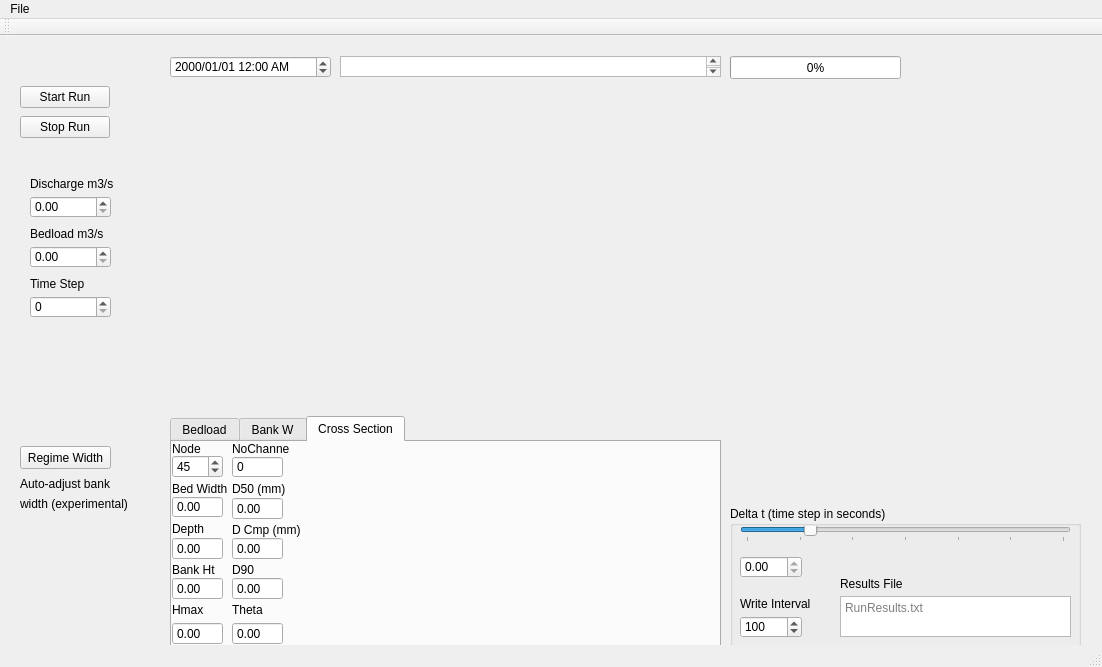
<?xml version="1.0" encoding="UTF-8"?>
<ui version="4.0">
 <class>MainWindow</class>
 <widget class="QMainWindow" name="MainWindow">
  <property name="geometry">
   <rect>
    <x>0</x>
    <y>0</y>
    <width>1102</width>
    <height>667</height>
   </rect>
  </property>
  <property name="windowTitle">
   <string>MainWindow</string>
  </property>
  <widget class="QWidget" name="centralWidget">
   <widget class="QCustomPlot" name="VectorPlot" native="true">
    <property name="geometry">
     <rect>
      <x>170</x>
      <y>50</y>
      <width>551</width>
      <height>321</height>
     </rect>
    </property>
   </widget>
   <widget class="QDateTimeEdit" name="grateDateTime">
    <property name="geometry">
     <rect>
      <x>170</x>
      <y>20</y>
      <width>161</width>
      <height>22</height>
     </rect>
    </property>
    <property name="readOnly">
     <bool>false</bool>
    </property>
    <property name="displayFormat">
     <string>yyyy/MM/dd hh:mm AP</string>
    </property>
   </widget>
   <widget class="QPushButton" name="refreshButton">
    <property name="geometry">
     <rect>
      <x>20</x>
      <y>50</y>
      <width>90</width>
      <height>22</height>
     </rect>
    </property>
    <property name="text">
     <string>Start Run</string>
    </property>
   </widget>
   <widget class="QTabWidget" name="tabWidget">
    <property name="geometry">
     <rect>
      <x>170</x>
      <y>380</y>
      <width>551</width>
      <height>231</height>
     </rect>
    </property>
    <property name="currentIndex">
     <number>2</number>
    </property>
    <widget class="QWidget" name="Bedload">
     <attribute name="title">
      <string>Bedload</string>
     </attribute>
     <widget class="QCustomPlot" name="BedloadPlot" native="true">
      <property name="geometry">
       <rect>
        <x>0</x>
        <y>0</y>
        <width>541</width>
        <height>191</height>
       </rect>
      </property>
     </widget>
    </widget>
    <widget class="QWidget" name="BankWidth">
     <attribute name="title">
      <string>Bank W</string>
     </attribute>
     <widget class="QCustomPlot" name="BankWidthPlot" native="true">
      <property name="geometry">
       <rect>
        <x>0</x>
        <y>0</y>
        <width>541</width>
        <height>191</height>
       </rect>
      </property>
      <widget class="QPlainTextEdit" name="plainTextEdit">
       <property name="geometry">
        <rect>
         <x>80</x>
         <y>105</y>
         <width>171</width>
         <height>41</height>
        </rect>
       </property>
       <property name="plainText">
        <string>Channel Width
Flow Depth (x100)</string>
       </property>
      </widget>
      <widget class="Line" name="line">
       <property name="geometry">
        <rect>
         <x>180</x>
         <y>105</y>
         <width>61</width>
         <height>21</height>
        </rect>
       </property>
       <property name="palette">
        <palette>
         <active>
          <colorrole role="WindowText">
           <brush brushstyle="SolidPattern">
            <color alpha="255">
             <red>255</red>
             <green>0</green>
             <blue>0</blue>
            </color>
           </brush>
          </colorrole>
         </active>
         <inactive>
          <colorrole role="WindowText">
           <brush brushstyle="SolidPattern">
            <color alpha="255">
             <red>255</red>
             <green>0</green>
             <blue>0</blue>
            </color>
           </brush>
          </colorrole>
         </inactive>
         <disabled>
          <colorrole role="WindowText">
           <brush brushstyle="SolidPattern">
            <color alpha="255">
             <red>120</red>
             <green>120</green>
             <blue>120</blue>
            </color>
           </brush>
          </colorrole>
         </disabled>
        </palette>
       </property>
       <property name="frameShadow">
        <enum>QFrame::Plain</enum>
       </property>
       <property name="orientation">
        <enum>Qt::Horizontal</enum>
       </property>
      </widget>
      <widget class="Line" name="line_2">
       <property name="geometry">
        <rect>
         <x>180</x>
         <y>120</y>
         <width>61</width>
         <height>21</height>
        </rect>
       </property>
       <property name="palette">
        <palette>
         <active>
          <colorrole role="WindowText">
           <brush brushstyle="SolidPattern">
            <color alpha="255">
             <red>0</red>
             <green>0</green>
             <blue>255</blue>
            </color>
           </brush>
          </colorrole>
         </active>
         <inactive>
          <colorrole role="WindowText">
           <brush brushstyle="SolidPattern">
            <color alpha="255">
             <red>0</red>
             <green>0</green>
             <blue>255</blue>
            </color>
           </brush>
          </colorrole>
         </inactive>
         <disabled>
          <colorrole role="WindowText">
           <brush brushstyle="SolidPattern">
            <color alpha="255">
             <red>120</red>
             <green>120</green>
             <blue>120</blue>
            </color>
           </brush>
          </colorrole>
         </disabled>
        </palette>
       </property>
       <property name="frameShadow">
        <enum>QFrame::Plain</enum>
       </property>
       <property name="orientation">
        <enum>Qt::Horizontal</enum>
       </property>
      </widget>
     </widget>
    </widget>
    <widget class="QWidget" name="XSect">
     <attribute name="title">
      <string>Cross Section</string>
     </attribute>
     <widget class="QCustomPlot" name="XSectPlot" native="true">
      <property name="geometry">
       <rect>
        <x>120</x>
        <y>0</y>
        <width>421</width>
        <height>191</height>
       </rect>
      </property>
     </widget>
     <widget class="QLabel" name="label_4">
      <property name="geometry">
       <rect>
        <x>0</x>
        <y>120</y>
        <width>71</width>
        <height>16</height>
       </rect>
      </property>
      <property name="text">
       <string>Bank Ht</string>
      </property>
     </widget>
     <widget class="QDoubleSpinBox" name="spinWidth">
      <property name="geometry">
       <rect>
        <x>0</x>
        <y>54</y>
        <width>51</width>
        <height>22</height>
       </rect>
      </property>
      <property name="readOnly">
       <bool>true</bool>
      </property>
      <property name="buttonSymbols">
       <enum>QAbstractSpinBox::NoButtons</enum>
      </property>
      <property name="maximum">
       <double>999.990000000000009</double>
      </property>
     </widget>
     <widget class="QLabel" name="label_5">
      <property name="geometry">
       <rect>
        <x>0</x>
        <y>40</y>
        <width>57</width>
        <height>14</height>
       </rect>
      </property>
      <property name="text">
       <string>Bed Width</string>
      </property>
     </widget>
     <widget class="QDoubleSpinBox" name="spinBankHt">
      <property name="geometry">
       <rect>
        <x>0</x>
        <y>135</y>
        <width>51</width>
        <height>23</height>
       </rect>
      </property>
      <property name="readOnly">
       <bool>true</bool>
      </property>
      <property name="buttonSymbols">
       <enum>QAbstractSpinBox::NoButtons</enum>
      </property>
     </widget>
     <widget class="QSpinBox" name="spinNode">
      <property name="geometry">
       <rect>
        <x>0</x>
        <y>13</y>
        <width>51</width>
        <height>23</height>
       </rect>
      </property>
      <property name="maximum">
       <number>130</number>
      </property>
      <property name="value">
       <number>45</number>
      </property>
     </widget>
     <widget class="QLabel" name="label_6">
      <property name="geometry">
       <rect>
        <x>0</x>
        <y>0</y>
        <width>57</width>
        <height>14</height>
       </rect>
      </property>
      <property name="text">
       <string>Node</string>
      </property>
     </widget>
     <widget class="QDoubleSpinBox" name="spinDepth">
      <property name="geometry">
       <rect>
        <x>0</x>
        <y>95</y>
        <width>51</width>
        <height>23</height>
       </rect>
      </property>
      <property name="readOnly">
       <bool>true</bool>
      </property>
      <property name="buttonSymbols">
       <enum>QAbstractSpinBox::NoButtons</enum>
      </property>
      <property name="maximum">
       <double>999.990000000000009</double>
      </property>
     </widget>
     <widget class="QLabel" name="label_7">
      <property name="geometry">
       <rect>
        <x>0</x>
        <y>80</y>
        <width>57</width>
        <height>14</height>
       </rect>
      </property>
      <property name="text">
       <string>Depth</string>
      </property>
     </widget>
     <widget class="QLabel" name="label_8">
      <property name="geometry">
       <rect>
        <x>60</x>
        <y>40</y>
        <width>57</width>
        <height>14</height>
       </rect>
      </property>
      <property name="text">
       <string>D50 (mm)</string>
      </property>
     </widget>
     <widget class="QLabel" name="label_9">
      <property name="geometry">
       <rect>
        <x>60</x>
        <y>80</y>
        <width>71</width>
        <height>16</height>
       </rect>
      </property>
      <property name="text">
       <string>D Cmp (mm)</string>
      </property>
     </widget>
     <widget class="QSpinBox" name="spinNoChnl">
      <property name="geometry">
       <rect>
        <x>60</x>
        <y>14</y>
        <width>51</width>
        <height>22</height>
       </rect>
      </property>
      <property name="readOnly">
       <bool>true</bool>
      </property>
      <property name="buttonSymbols">
       <enum>QAbstractSpinBox::NoButtons</enum>
      </property>
     </widget>
     <widget class="QDoubleSpinBox" name="spinDcomp">
      <property name="geometry">
       <rect>
        <x>60</x>
        <y>95</y>
        <width>51</width>
        <height>23</height>
       </rect>
      </property>
      <property name="readOnly">
       <bool>true</bool>
      </property>
      <property name="buttonSymbols">
       <enum>QAbstractSpinBox::NoButtons</enum>
      </property>
      <property name="maximum">
       <double>999.990000000000009</double>
      </property>
     </widget>
     <widget class="QDoubleSpinBox" name="spinD50">
      <property name="geometry">
       <rect>
        <x>60</x>
        <y>55</y>
        <width>51</width>
        <height>23</height>
       </rect>
      </property>
      <property name="readOnly">
       <bool>true</bool>
      </property>
      <property name="buttonSymbols">
       <enum>QAbstractSpinBox::NoButtons</enum>
      </property>
      <property name="maximum">
       <double>999.990000000000009</double>
      </property>
     </widget>
     <widget class="QLabel" name="label_10">
      <property name="geometry">
       <rect>
        <x>60</x>
        <y>0</y>
        <width>57</width>
        <height>14</height>
       </rect>
      </property>
      <property name="text">
       <string>NoChannels</string>
      </property>
     </widget>
     <widget class="QLabel" name="label_11">
      <property name="geometry">
       <rect>
        <x>60</x>
        <y>120</y>
        <width>71</width>
        <height>16</height>
       </rect>
      </property>
      <property name="text">
       <string>D90</string>
      </property>
     </widget>
     <widget class="QDoubleSpinBox" name="spinD90">
      <property name="geometry">
       <rect>
        <x>60</x>
        <y>135</y>
        <width>51</width>
        <height>23</height>
       </rect>
      </property>
      <property name="readOnly">
       <bool>true</bool>
      </property>
      <property name="buttonSymbols">
       <enum>QAbstractSpinBox::NoButtons</enum>
      </property>
      <property name="maximum">
       <double>999.990000000000009</double>
      </property>
     </widget>
     <widget class="QDoubleSpinBox" name="spinTheta">
      <property name="geometry">
       <rect>
        <x>60</x>
        <y>180</y>
        <width>51</width>
        <height>23</height>
       </rect>
      </property>
      <property name="readOnly">
       <bool>true</bool>
      </property>
      <property name="buttonSymbols">
       <enum>QAbstractSpinBox::NoButtons</enum>
      </property>
      <property name="maximum">
       <double>999.990000000000009</double>
      </property>
     </widget>
     <widget class="QLabel" name="label_12">
      <property name="geometry">
       <rect>
        <x>60</x>
        <y>160</y>
        <width>71</width>
        <height>16</height>
       </rect>
      </property>
      <property name="text">
       <string>Theta</string>
      </property>
     </widget>
     <widget class="QDoubleSpinBox" name="spinHmax">
      <property name="geometry">
       <rect>
        <x>0</x>
        <y>180</y>
        <width>51</width>
        <height>23</height>
       </rect>
      </property>
      <property name="readOnly">
       <bool>true</bool>
      </property>
      <property name="buttonSymbols">
       <enum>QAbstractSpinBox::NoButtons</enum>
      </property>
      <property name="maximum">
       <double>999.990000000000009</double>
      </property>
     </widget>
     <widget class="QLabel" name="label_13">
      <property name="geometry">
       <rect>
        <x>0</x>
        <y>160</y>
        <width>71</width>
        <height>16</height>
       </rect>
      </property>
      <property name="text">
       <string>Hmax</string>
      </property>
     </widget>
    </widget>
   </widget>
   <widget class="QProgressBar" name="runProgress">
    <property name="geometry">
     <rect>
      <x>730</x>
      <y>20</y>
      <width>171</width>
      <height>23</height>
     </rect>
    </property>
    <property name="value">
     <number>0</number>
    </property>
   </widget>
   <widget class="QDoubleSpinBox" name="reportQw">
    <property name="geometry">
     <rect>
      <x>30</x>
      <y>160</y>
      <width>81</width>
      <height>22</height>
     </rect>
    </property>
    <property name="maximum">
     <double>9999.989999999999782</double>
    </property>
    <property name="singleStep">
     <double>0.010000000000000</double>
    </property>
   </widget>
   <widget class="QLabel" name="label">
    <property name="geometry">
     <rect>
      <x>30</x>
      <y>140</y>
      <width>91</width>
      <height>16</height>
     </rect>
    </property>
    <property name="text">
     <string>Discharge m3/s</string>
    </property>
   </widget>
   <widget class="QDoubleSpinBox" name="reportStep">
    <property name="geometry">
     <rect>
      <x>30</x>
      <y>260</y>
      <width>81</width>
      <height>22</height>
     </rect>
    </property>
    <property name="decimals">
     <number>0</number>
    </property>
    <property name="maximum">
     <double>10000000.000000000000000</double>
    </property>
    <property name="singleStep">
     <double>1.000000000000000</double>
    </property>
   </widget>
   <widget class="QLabel" name="label_2">
    <property name="geometry">
     <rect>
      <x>30</x>
      <y>240</y>
      <width>91</width>
      <height>16</height>
     </rect>
    </property>
    <property name="text">
     <string>Time Step</string>
    </property>
   </widget>
   <widget class="QCustomPlot" name="QwSeries" native="true">
    <property name="geometry">
     <rect>
      <x>730</x>
      <y>50</y>
      <width>351</width>
      <height>201</height>
     </rect>
    </property>
   </widget>
   <widget class="QCustomPlot" name="GSD_Dash" native="true">
    <property name="geometry">
     <rect>
      <x>730</x>
      <y>260</y>
      <width>351</width>
      <height>201</height>
     </rect>
    </property>
   </widget>
   <widget class="QGroupBox" name="groupBox">
    <property name="geometry">
     <rect>
      <x>730</x>
      <y>470</y>
      <width>351</width>
      <height>141</height>
     </rect>
    </property>
    <property name="title">
     <string>Delta t (time step in seconds)</string>
    </property>
    <widget class="QSlider" name="deltaT">
     <property name="geometry">
      <rect>
       <x>10</x>
       <y>20</y>
       <width>331</width>
       <height>16</height>
      </rect>
     </property>
     <property name="maximum">
      <number>60</number>
     </property>
     <property name="value">
      <number>12</number>
     </property>
     <property name="sliderPosition">
      <number>12</number>
     </property>
     <property name="tracking">
      <bool>true</bool>
     </property>
     <property name="orientation">
      <enum>Qt::Horizontal</enum>
     </property>
     <property name="tickPosition">
      <enum>QSlider::TicksBelow</enum>
     </property>
     <property name="tickInterval">
      <number>10</number>
     </property>
    </widget>
    <widget class="QDoubleSpinBox" name="dt_disp">
     <property name="geometry">
      <rect>
       <x>10</x>
       <y>50</y>
       <width>62</width>
       <height>22</height>
      </rect>
     </property>
     <property name="readOnly">
      <bool>true</bool>
     </property>
    </widget>
    <widget class="QDoubleSpinBox" name="writeInt_disp">
     <property name="geometry">
      <rect>
       <x>10</x>
       <y>110</y>
       <width>62</width>
       <height>22</height>
      </rect>
     </property>
     <property name="readOnly">
      <bool>false</bool>
     </property>
     <property name="decimals">
      <number>0</number>
     </property>
     <property name="maximum">
      <double>10000.000000000000000</double>
     </property>
     <property name="value">
      <double>100.000000000000000</double>
     </property>
    </widget>
    <widget class="QLabel" name="label_16">
     <property name="geometry">
      <rect>
       <x>10</x>
       <y>90</y>
       <width>91</width>
       <height>16</height>
      </rect>
     </property>
     <property name="text">
      <string>Write Interval</string>
     </property>
    </widget>
    <widget class="QTextEdit" name="outputFileName">
     <property name="geometry">
      <rect>
       <x>110</x>
       <y>90</y>
       <width>231</width>
       <height>41</height>
      </rect>
     </property>
     <property name="overwriteMode">
      <bool>true</bool>
     </property>
     <property name="placeholderText">
      <string>RunResults.txt</string>
     </property>
    </widget>
    <widget class="QLabel" name="label_17">
     <property name="geometry">
      <rect>
       <x>110</x>
       <y>70</y>
       <width>91</width>
       <height>16</height>
      </rect>
     </property>
     <property name="text">
      <string>Results File</string>
     </property>
    </widget>
   </widget>
   <widget class="QTextEdit" name="textFileName">
    <property name="geometry">
     <rect>
      <x>340</x>
      <y>20</y>
      <width>381</width>
      <height>21</height>
     </rect>
    </property>
   </widget>
   <widget class="QPushButton" name="RegimeButton">
    <property name="enabled">
     <bool>true</bool>
    </property>
    <property name="geometry">
     <rect>
      <x>20</x>
      <y>410</y>
      <width>91</width>
      <height>23</height>
     </rect>
    </property>
    <property name="toolTip">
     <string extracomment="Turn on/off automatic adjust of river width"/>
    </property>
    <property name="text">
     <string>Regime Width</string>
    </property>
    <property name="checkable">
     <bool>true</bool>
    </property>
    <property name="checked">
     <bool>false</bool>
    </property>
   </widget>
   <widget class="QPushButton" name="stopRun">
    <property name="geometry">
     <rect>
      <x>20</x>
      <y>80</y>
      <width>90</width>
      <height>22</height>
     </rect>
    </property>
    <property name="text">
     <string>Stop Run</string>
    </property>
   </widget>
   <widget class="QDoubleSpinBox" name="reportQs">
    <property name="geometry">
     <rect>
      <x>30</x>
      <y>210</y>
      <width>81</width>
      <height>22</height>
     </rect>
    </property>
    <property name="maximum">
     <double>9999.989999999999782</double>
    </property>
    <property name="singleStep">
     <double>0.010000000000000</double>
    </property>
   </widget>
   <widget class="QLabel" name="label_3">
    <property name="geometry">
     <rect>
      <x>30</x>
      <y>190</y>
      <width>91</width>
      <height>16</height>
     </rect>
    </property>
    <property name="text">
     <string>Bedload m3/s</string>
    </property>
   </widget>
   <widget class="QLabel" name="label_14">
    <property name="geometry">
     <rect>
      <x>20</x>
      <y>440</y>
      <width>91</width>
      <height>16</height>
     </rect>
    </property>
    <property name="text">
     <string>Auto-adjust bank</string>
    </property>
   </widget>
   <widget class="QLabel" name="label_15">
    <property name="geometry">
     <rect>
      <x>20</x>
      <y>460</y>
      <width>111</width>
      <height>16</height>
     </rect>
    </property>
    <property name="text">
     <string>width (experimental)</string>
    </property>
   </widget>
  </widget>
  <widget class="QMenuBar" name="menuBar">
   <property name="geometry">
    <rect>
     <x>0</x>
     <y>0</y>
     <width>1102</width>
     <height>21</height>
    </rect>
   </property>
   <widget class="QMenu" name="menuFile">
    <property name="title">
     <string>File</string>
    </property>
    <addaction name="action_load_XML"/>
   </widget>
   <addaction name="menuFile"/>
  </widget>
  <widget class="QToolBar" name="mainToolBar">
   <attribute name="toolBarArea">
    <enum>TopToolBarArea</enum>
   </attribute>
   <attribute name="toolBarBreak">
    <bool>false</bool>
   </attribute>
  </widget>
  <widget class="QStatusBar" name="statusBar"/>
  <action name="action_load_XML">
   <property name="text">
    <string>Load XML...</string>
   </property>
  </action>
 </widget>
 <layoutdefault spacing="6" margin="11"/>
 <customwidgets>
  <customwidget>
   <class>QCustomPlot</class>
   <extends>QWidget</extends>
   <header>qcustomplot.h</header>
   <container>1</container>
  </customwidget>
 </customwidgets>
 <resources/>
 <connections/>
</ui>
